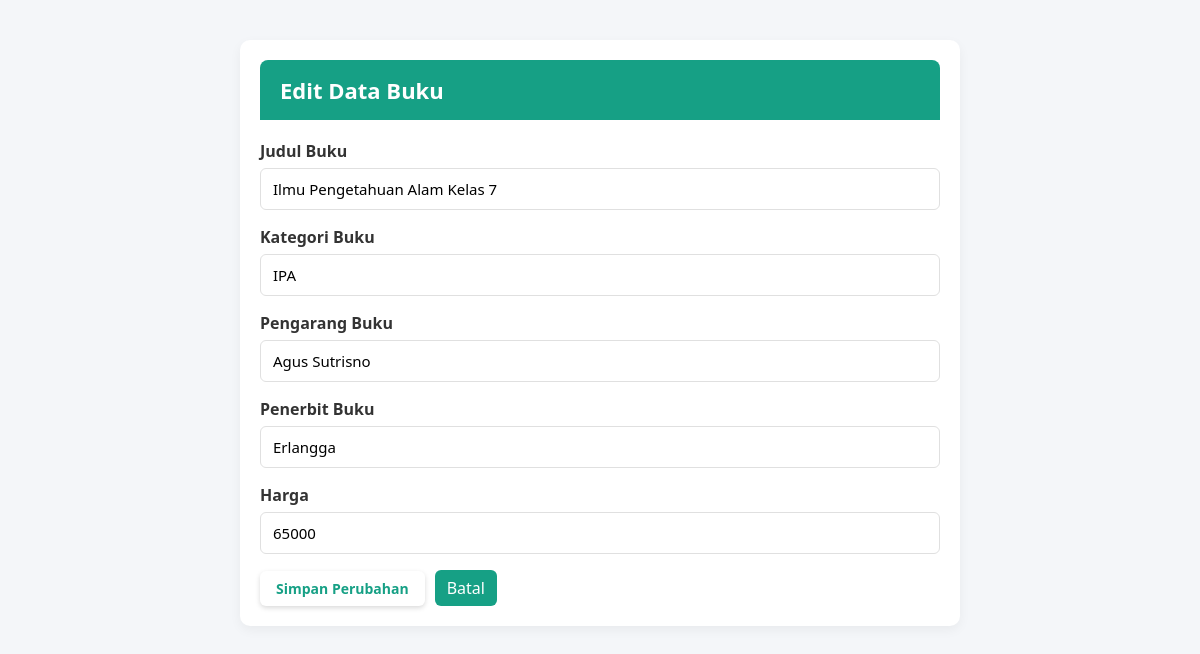
Screenshot of /edit.php?entity=buku&id=1 with the database file from the repository.
### tables this page shows
CREATE TABLE `tb_buku` (
  `isbn` int(20) NOT NULL,
  `judul_buku` varchar(150) NOT NULL,
  `kategori_buku` varchar(50) NOT NULL,
  `pengarang_buku` varchar(100) NOT NULL,
  `pembuat_buku` varchar(100) NOT NULL,
  `harga` int(11) NOT NULL DEFAULT 0
);

### edit.php (the view, shortened to what this page needs)
<?php
require __DIR__ . '/record_schema.php';
$entityName = isset($_POST['entity']) && is_string($_POST['entity'])
    ? $_POST['entity']
    : (isset($_GET['entity']) && is_string($_GET['entity']) ? $_GET['entity'] : '');
$id = isset($_POST['id']) && is_string($_POST['id'])
    ? trim($_POST['id'])
    : (isset($_GET['id']) && is_string($_GET['id']) ? trim($_GET['id']) : '');
$entity = $entities[$entityName];
if (in_array($entityName, ['buku', 'mapel'], true)) {
    $integerId = filter_var($id, FILTER_VALIDATE_INT);
    $id = (string) $integerId;
}
require __DIR__ . '/connection.php';
try {
    $select = $conn->prepare(
        'SELECT * FROM ' . $entity['table'] . ' WHERE ' . $entity['key'] . ' = ?'
    );
    $selectType = $entity['key_type'];
    $selectId = $selectType === 'i' ? (int) $id : $id;
    $select->bind_param($selectType, $selectId);
    $select->execute();
    $result = $select->get_result();
    $record = $result->fetch_assoc();
} catch (mysqli_sql_exception $exception) {
    error_log('Gagal memuat atau mengedit data ' . $entityName . ': ' . $exception->getMessage());
    http_response_code(500);
    exit('Data gagal diproses. Silakan coba lagi.');
}
$escape = static function ($value): string {
    return htmlspecialchars((string) $value, ENT_QUOTES, 'UTF-8');
};
?>
<!DOCTYPE html>
<html lang="id">
<head>
    <link rel="stylesheet" href="style.css">
</head>
<body>
    <main class="edit-page">
        <section class="content-section">
            <div class="card-header-teal">
                <h1>Edit <?= $escape($entity['title']) ?></h1>
            </div>
            <form action="edit.php" method="post" class="edit-form">
                <?php foreach ($entity['fields'] as $name => $field): ?>
                    <label class="edit-field">
                        <span><?= $escape($field['label']) ?></span>
                        <?php if ($field['type'] === 'select'): ?>
                            <select name="<?= $escape($name) ?>" required>
                                <?php foreach ($field['options'] as $option => $label): ?>
                                    <option value="<?= $escape($option) ?>" <?= (string) $record[$name] === (string) $option ? 'selected' : '' ?>>
                                        <?= $escape($label) ?>
                                    </option>
                                <?php endforeach; ?>
                            </select>
                        <?php elseif ($field['type'] === 'textarea'): ?>
                            <textarea name="<?= $escape($name) ?>" <?= $field['required'] ? 'required' : '' ?><?= isset($field['max']) ? ' maxlength="' . (int) $field['max'] . '"' : '' ?>><?= $escape($record[$name]) ?></textarea>
                        <?php else: ?>
                            <input
                                type="<?= $escape($field['type']) ?>"
                                name="<?= $escape($name) ?>"
                                value="<?= $escape($record[$name]) ?>"
                                <?= $field['required'] ? 'required' : '' ?>
                                <?= isset($field['max']) ? 'maxlength="' . (int) $field['max'] . '"' : '' ?>
                                <?= isset($field['min']) ? 'min="' . (int) $field['min'] . '"' : '' ?>
                            >
                        <?php endif; ?>
                    </label>
                <?php endforeach; ?>
                <div class="edit-actions">
                    <button type="submit" class="btn-add-santri">Simpan Perubahan</button>
                    <a href="<?= $escape($entity['page']) ?>" class="btn-cancel">Batal</a>
                </div>
            </form>
        </section>
    </main>
</body>
</html>

### style.css (style rules this page uses)
* { margin: 0; padding: 0; box-sizing: border-box; }
:root { --primary-color: #2c3e50; --accent-color: #16a085; --accent-dark: #0e6251; --sidebar-bg: #1e2b37; --text-light: #ecf0f1; --text-muted: #bdc3c7; --bg-light: #f4f6f9; --white: #ffffff; --border-color: #e0e0e0; --danger: #e74c3c; --sidebar-width: 260px; }
html { overflow-x: hidden; }
body { display: flex; min-height: 100vh; background-color: var(--bg-light); color: #333; font-family: 'Segoe UI', Tahoma, Geneva, Verdana, sans-serif; }
button, input, select, textarea { font-family: inherit; }
.btn-edit, .btn-cancel { display: inline-block; padding: 7px 12px; border-radius: 6px; background-color: var(--accent-color); color: var(--white); text-decoration: none; }
.edit-page { width: min(760px, 100%); margin: 40px auto; padding: 0 20px; }
.edit-form { display: grid; gap: 16px; }
.edit-field { display: grid; gap: 6px; font-weight: 600; }
.edit-field input, .edit-field select, .edit-field textarea { width: 100%; padding: 10px 12px; border: 1px solid var(--border-color); border-radius: 6px; background-color: var(--white); font-size: 15px; }
.edit-actions { display: flex; flex-wrap: wrap; align-items: center; gap: 10px; }
.content-section { display: block; background: var(--white); border-radius: 10px; padding: 20px; box-shadow: 0 4px 12px rgba(0, 0, 0, 0.05); scroll-margin-top: 30px; animation: fadeIn 0.3s ease; }
.w3-teal, .card-header-teal { background-color: var(--accent-color); color: var(--white); border-radius: 8px 8px 0 0; padding: 15px 20px; margin-bottom: 20px; }
.card-header-teal { display: flex; justify-content: space-between; align-items: center; flex-wrap: wrap; gap: 10px; }
.w3-container h1, .card-header-teal h1 { font-size: 22px; font-weight: 600; margin: 0; }
.btn-add-santri { background-color: var(--white); color: var(--accent-color); border: none; padding: 8px 16px; font-size: 14px; font-weight: bold; border-radius: 6px; cursor: pointer; display: inline-flex; align-items: center; gap: 8px; transition: all 0.2s ease-in-out; box-shadow: 0 2px 5px rgba(0, 0, 0, 0.15); user-select: none; text-decoration: none; }

### rows the page displays
tb_buku: judul_buku "Ilmu Pengetahuan Alam Kelas 7", kategori_buku "IPA", pengarang_buku "Agus Sutrisno", pembuat_buku "Erlangga", harga "65000"

### other values shown
$escape($entity['title']) "Data Buku"
$escape($field['label']) "Judul Buku"
$escape($field['label']) "Kategori Buku"
$escape($field['label']) "Pengarang Buku"
$escape($field['label']) "Penerbit Buku"
$escape($field['label']) "Harga"
